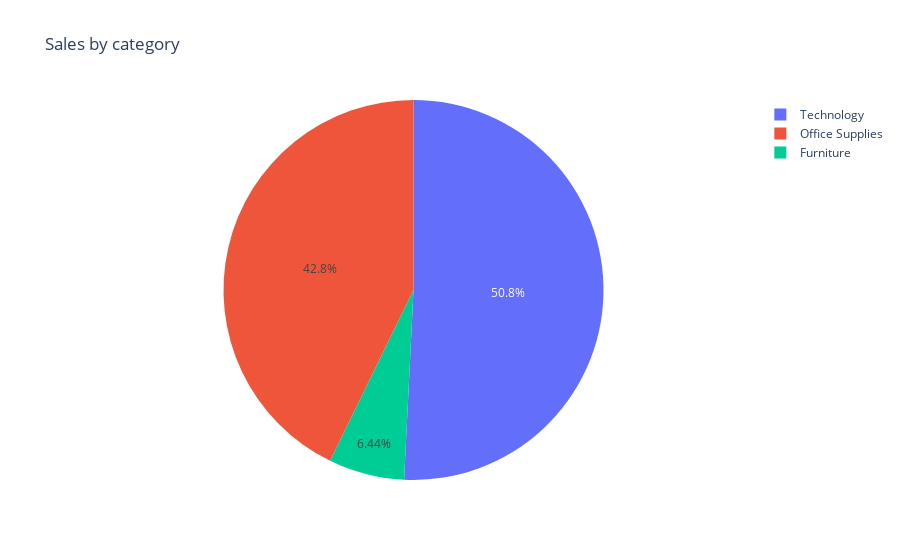

The cell this chart's notebook holds for it:
### Markdown cell above
# Profit by category

### Code cell
profit_by_cat=df.groupby('Category')['Profit'].sum().reset_index()

fig=px.pie(profit_by_cat,names='Category',values='Profit',title='Sales by category')
fig.show()

### Figure 1 — Plotly figure (JSON) as saved in the notebook; plotly's stock layout.template omitted (floating-point values rounded to 4 significant figures)
{"data": [{"domain": {"x": [0, 1], "y": [0, 1]}, "hovertemplate": "Category=%{label}<br>Profit=%{value}<extra></extra>", "labels": ["Furniture", "Office Supplies", "Technology"], "legendgroup": "", "name": "", "showlegend": true, "type": "pie", "values": [18450.0, 122500.0, 145500.0]}], "layout": {"legend": {"tracegroupgap": 0}, "title": {"text": "Sales by category"}}}
